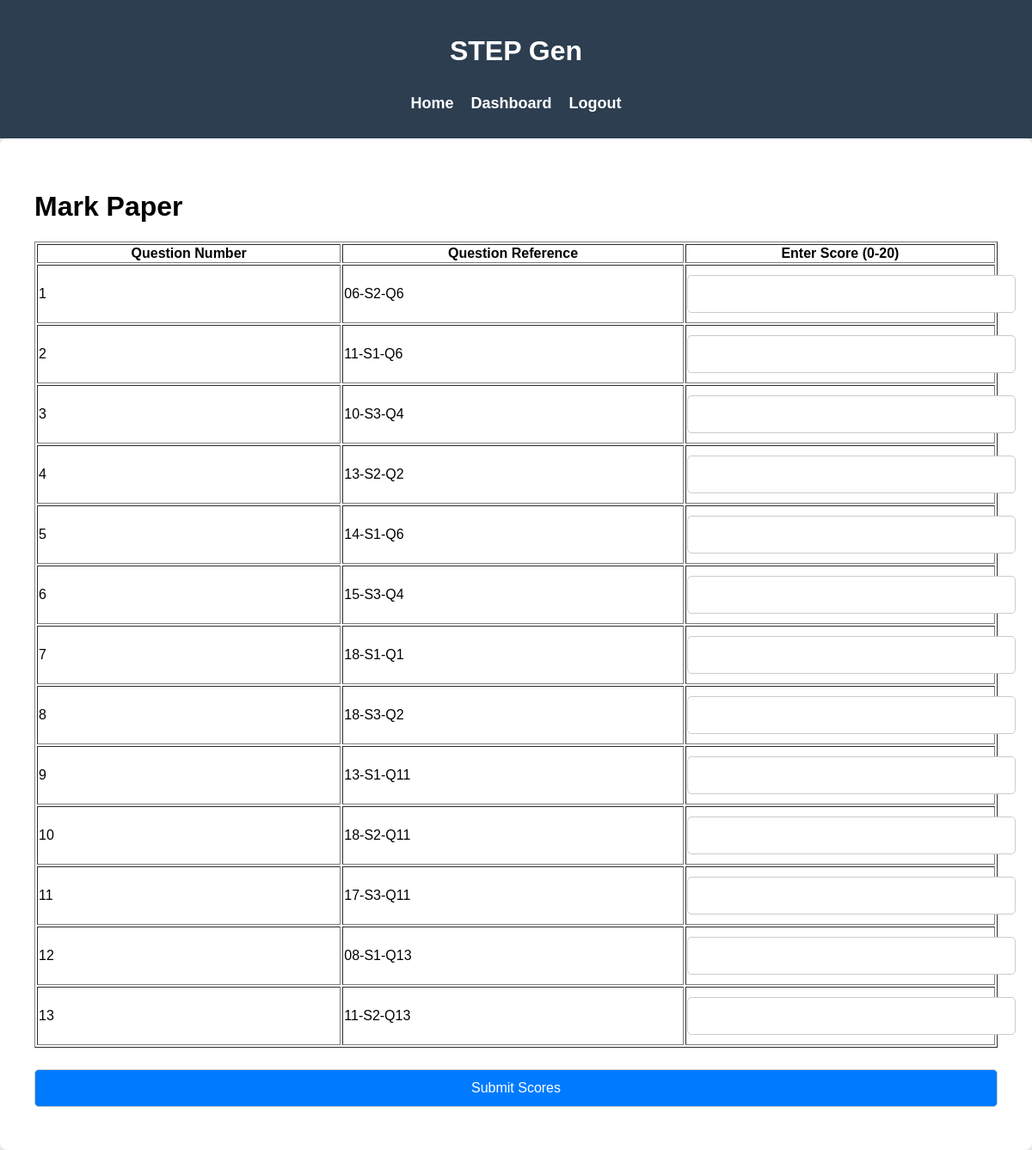
The app's page /mark_paper/1 (signed in) with its own data.
### app.py (models this page shows)
class QuestionScores(db.Model):
    __tablename__ = 'question_scores'
    user_id = db.Column(db.Integer, db.ForeignKey('user.user_id'), primary_key=True)
    paper_id = db.Column(db.Integer, db.ForeignKey('paper_scores.paper_id'), primary_key=True)
    question_ref = db.Column(db.String(20), db.ForeignKey('questions.question_ref'), primary_key=True)
    question_number = db.Column(db.Integer, nullable=True)
    question_score = db.Column(db.Integer, nullable=True)
    usedIn_intelligen = db.Column(db.Boolean, nullable=False)
    user = db.relationship('User', back_populates='question_scores')
    question = db.relationship('Questions', back_populates='question_scores')
    __table_args__ = (
        db.UniqueConstraint('user_id', 'paper_id', 'question_ref', name='unique_user_paper_question'),
    )

### app.py (the view, shortened to what this page needs)
@app.route('/mark_paper/<int:paper_id>', methods=['GET', 'POST'])
@login_required
def mark_paper(paper_id):
    user_id = current_user.get_id()
    connection = sqlite3.connect(db_path)
    cursor = connection.cursor()
    cursor.execute("""
        SELECT question_number, question_ref FROM question_scores
        WHERE user_id = ? AND paper_id = ?
        ORDER BY question_number ASC
    """, (user_id, paper_id))
    questions = cursor.fetchall()  # list of (question_number, question_ref) in order
    connection.close()
    return render_template('mark_paper.html', paper_id=paper_id, questions=questions)

### app.py (called while the page is built)
@login_manager.user_loader
def load_user(user_id):
    return User.query.get(int(user_id))

    def get_id(self):
        return str(self.user_id)

### templates/mark_paper.html (shortened to what this page needs)
{% extends 'base.html' %}
{% block content %}
    <h1>Mark Paper</h1>
    <form method="POST">
        <table border="1">
            <thead>
                <tr>
                    <th>Question Number</th>
                    <th>Question Reference</th>
                    <th>Enter Score (0-20)</th>
                </tr>
            </thead>
            <tbody>
                {% for question_number, question_ref in questions %}
                <tr>
                    <td>{{ question_number }}</td>
                    <td>{{ question_ref }}</td>
                    <td><input type="number" name="score_{{ question_number }}" min="0" max="20" step="1" required></td>
                </tr>
                {% endfor %}
            </tbody>
        </table>
        <button type="submit">Submit Scores</button>
    </form>
{% endblock %}

### templates/base.html (shortened to what this page needs)
<!DOCTYPE html>
<html lang="en">
<head>
    <link rel="stylesheet" href="{{ url_for('static', filename='css/styles.css') }}">
</head>
<body>
    <header>
        <div class="logo">
            <h1>STEP Gen</h1>
        </div>
        <nav>
            <ul>
                <li><a href="{{ url_for('home') }}">Home</a></li>
                {% if current_user.is_authenticated %}
                    <li><a href="{{ url_for('dashboard') }}">Dashboard</a></li>
                    <li><a href="{{ url_for('logout') }}">Logout</a></li>
                {% else %}
                    <li><a href="{{ url_for('login') }}">Login</a></li>
                    <li><a href="{{ url_for('register') }}">Register</a></li>
                {% endif %}
            </ul>
        </nav>
    </header>
    <main>
        {% block content %}{% endblock %}
    </main>
</body>
</html>

### static/css/styles.css (style rules this page uses)
body { font-family: Arial, sans-serif; background-color: #f4f4f4; margin: 0; padding: 0; }
header { background-color: #2c3e50; color: white; padding: 20px 0; text-align: center; box-shadow: 0 4px 6px rgba(0, 0, 0, 0.1); }
header nav { display: flex; justify-content: center; align-items: center; gap: 20px; padding: 10px 0; }
header nav ul { list-style-type: none; padding: 0; margin: 0; display: flex; gap: 20px; }
header nav ul li { display: inline-block; }
header nav ul li a { text-decoration: none; color: white; font-size: 18px; font-weight: bold; transition: color 0.3s ease, transform 0.3s ease; }
main { padding: 40px; max-width: 1200px; margin: 0 auto; background-color: white; box-shadow: 0 4px 6px rgba(0, 0, 0, 0.1); border-radius: 8px; }
form { display: flex; flex-direction: column; gap: 15px; }
input { padding: 10px; font-size: 16px; border: 1px solid #ccc; border-radius: 5px; }
button { padding: 12px; background-color: #007bff; color: white; border: none; border-radius: 5px; font-size: 18px; cursor: pointer; }
input, select, button { font-size: 16px; padding: 12px; margin: 10px 0; width: 100%; border-radius: 5px; border: 1px solid #ccc; }

### records on screen
QuestionScores: question_number "1", question_ref "06-S2-Q6"
QuestionScores: question_number "2", question_ref "11-S1-Q6"
QuestionScores: question_number "3", question_ref "10-S3-Q4"
QuestionScores: question_number "4", question_ref "13-S2-Q2"
QuestionScores: question_number "5", question_ref "14-S1-Q6"
QuestionScores: question_number "6", question_ref "15-S3-Q4"
QuestionScores: question_number "7", question_ref "18-S1-Q1"
QuestionScores: question_number "8", question_ref "18-S3-Q2"
QuestionScores: question_number "9", question_ref "13-S1-Q11"
QuestionScores: question_number "10", question_ref "18-S2-Q11"
QuestionScores: question_number "11", question_ref "17-S3-Q11"
QuestionScores: question_number "12", question_ref "08-S1-Q13"
QuestionScores: question_number "13", question_ref "11-S2-Q13"
